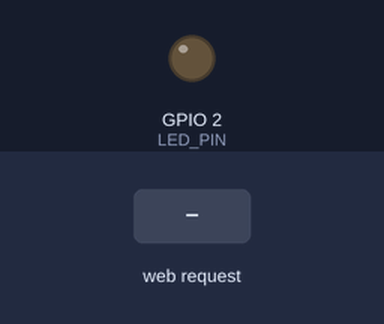
A sketch run on a simulated ESP32. On the bench: output pins drawn as LEDs (lit = HIGH). The test bench sets the inputs (shaded band). WiFi joins after 1.5 s; servers stay silent unless stated; what the sketch prints to the serial monitor is not drawn.

Above: at 2.7 s.
2.8 s: HTTP request GET /H received
At 4.0 s:
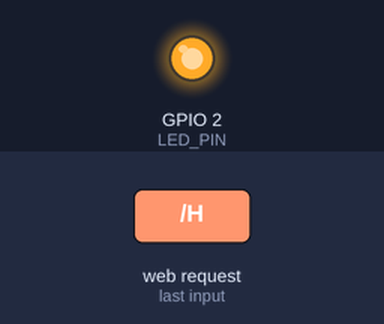
4.3 s: HTTP request GET /L received
At 5.3 s:
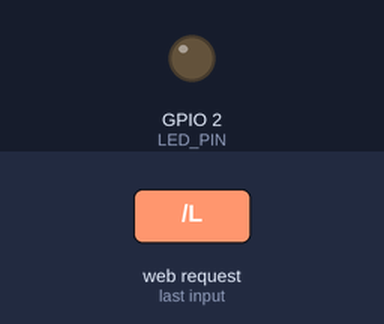
Timing chart, 0 to 7.3 s (numbered marks = the images above; inputs shaded):
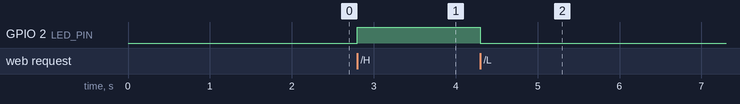

Measured:
- after the input at 2.8 s, GPIO 2 (LED_PIN): LOW → HIGH at once
- after the input at 4.3 s, GPIO 2 (LED_PIN): HIGH → LOW at once

The sketch:

simpleServer.ino
```cpp
/*
 Exemplo adaptado de WiFi Web Server LED Blink by Tom Igoe

 */

#include <WiFi.h>
#define LED_PIN 2

const char* ssid     = "ssid";
const char* password = "password";

// 1. Qual o papel de um objeto do tipo WiFiServer?
WiFiServer server(80);

void setup()
{
    Serial.begin(115200);
    pinMode(LED_PIN, OUTPUT);      // set the LED pin mode

    delay(10);

    Serial.println();
    Serial.println();
    Serial.print("Contectando ao ");
    Serial.println(ssid);

    // 2. Para que serve WiFi.begin?
    WiFi.begin(ssid, password);

    // 3. O que acontece neste laco
    while (WiFi.status() != WL_CONNECTED) {
        delay(500);
        Serial.print(".");
    }

    Serial.println("");
    Serial.println("Wi-Fi conectado");
    Serial.println("Endereco IP: ");

    // 4. Para que serve WiFi.localIP()?
    Serial.println(WiFi.localIP());
    // 5. O que faz o metodo server.begin?
    server.begin();

}

int value = 0;

void loop(){

 // 6. O que faz o metodo server.available()?
 WiFiClient client = server.available();
  if (client) {
    Serial.println("Novo cliente");
    String currentLine = "";

    // 7. O que acontece neste laco?
    while (client.connected()) {
      if (client.available()) {
        char c = client.read();
        Serial.write(c);
        if (c == '\n') {
          if (currentLine.length() == 0) {
            client.println("HTTP/1.1 200 OK");
            client.println("Content-type:text/html");
            client.println();
            client.print("Click <a href=\"/H\">here</a> para acender o LED do ESP32.<br>");
            client.print("Click <a href=\"/L\">here</a> para apagar  o LED do ESP32.<br>");
            client.println();
            break;
          } else {
            currentLine = "";
          }
        } else if (c != '\r') {
          currentLine += c;
        }


        if (currentLine.endsWith("GET /H")) {
          digitalWrite(LED_PIN, HIGH);
        }
        if (currentLine.endsWith("GET /L")) {
          digitalWrite(LED_PIN, LOW);
        }
      }
    }
    // 8. O que acontece neste ponto
    client.stop();
    Serial.println("Cliente Desconectado");
  }
}
```
